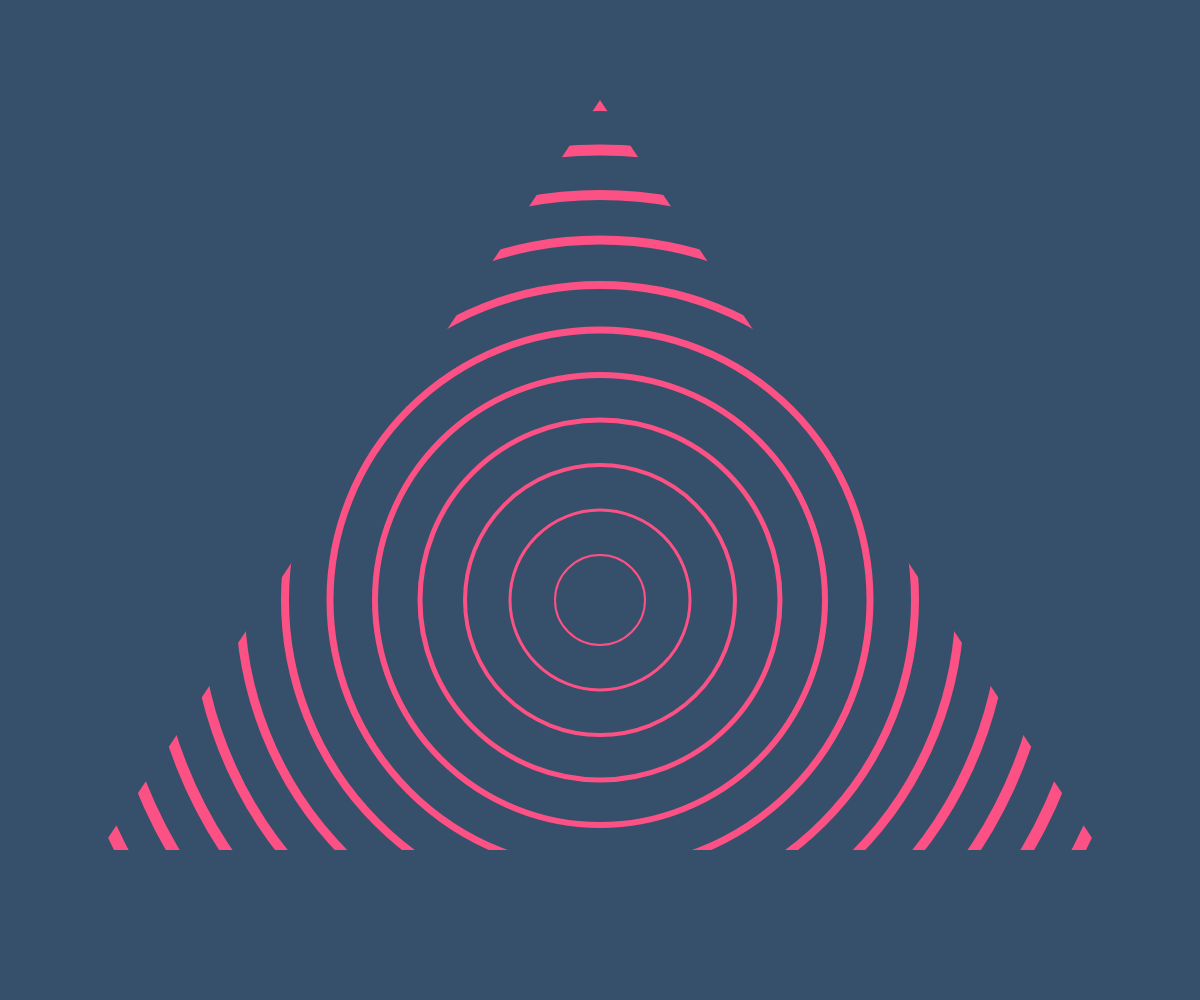
Frame 1 (no input)
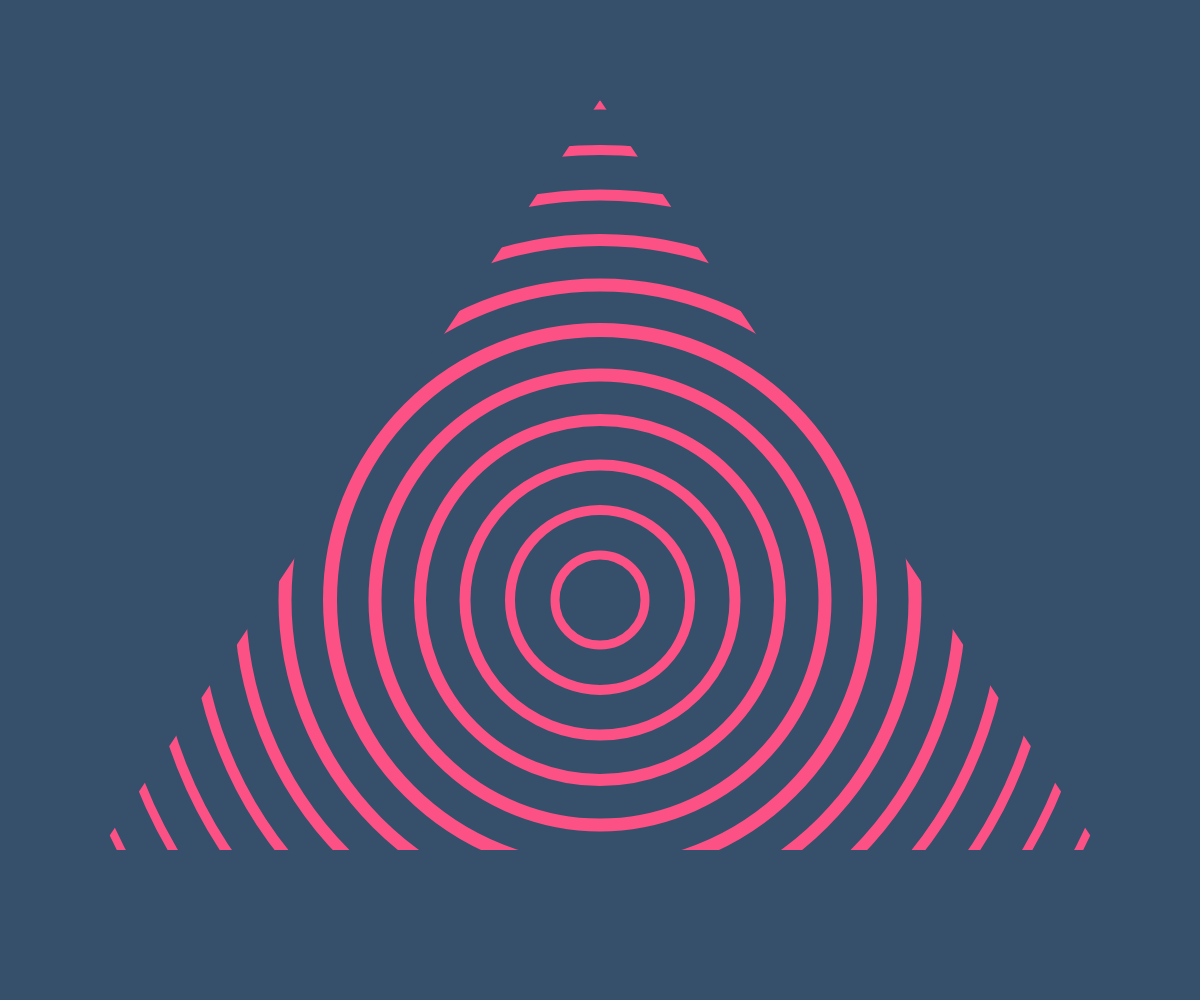
Frame 60 (no input)
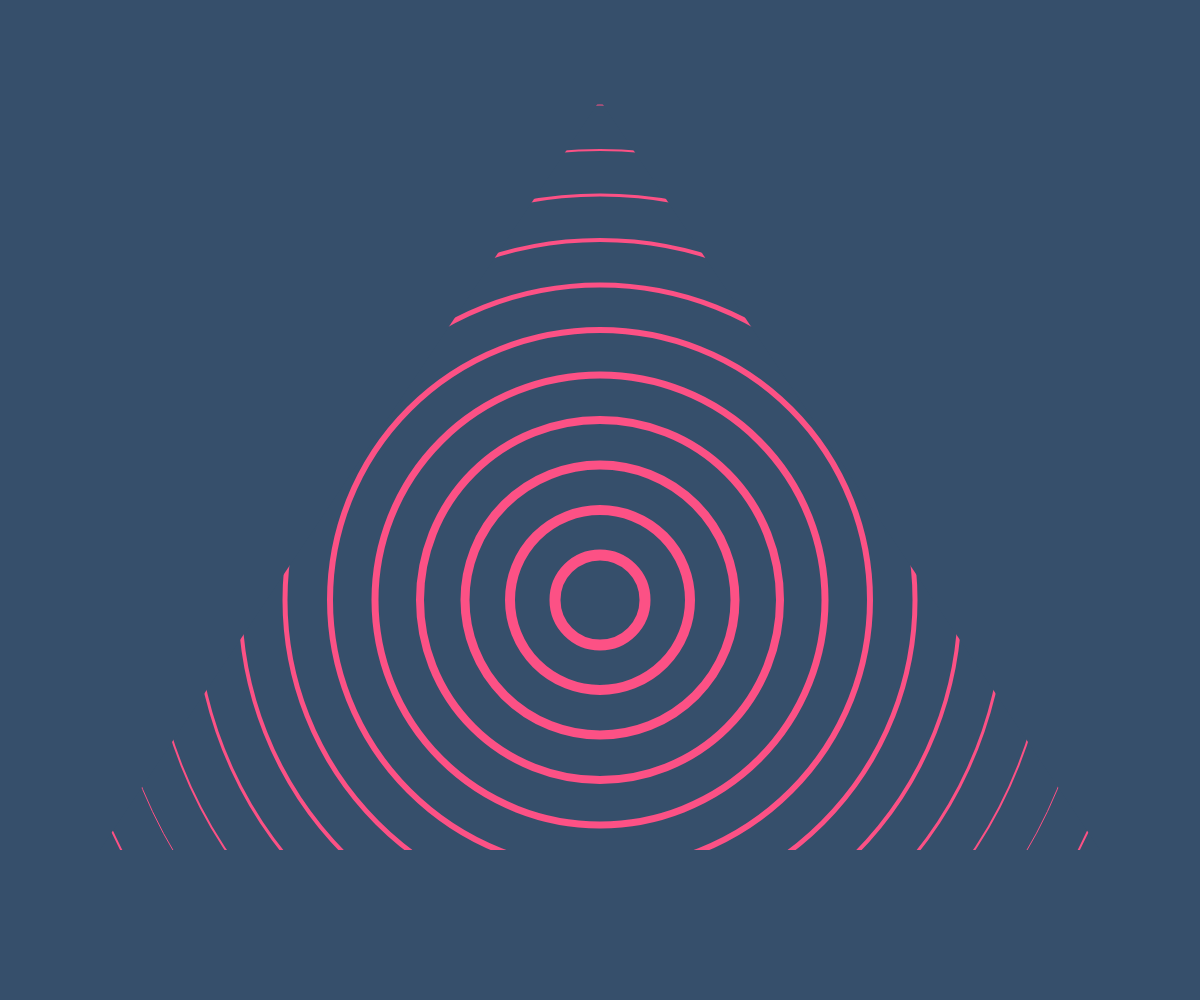
Frame 120 (the mouse pressed at the canvas centre since frame 60)

The p5.js sketch that drew these frames (run headless with seeded random() and noise() and a simulated clock; from frame 60 on, the mouse is pressed at the canvas centre):

// p5.js sketch
// ── sketch.js
let ellipses=[];
let colora='#364f6b',
colorb='#fc5185';
function setup() {
    createCanvas(windowWidth, windowHeight);
    for(let i=0;i<=20;i++)
    	ellipses.push(new ellipseStroke(i,i*min(height/10-10,width/10-10)));
}
function draw(){
	offsetY=100;
	offsetX=100
	translate(width/2,height/2+offsetY);
	    background(colora);
	for(let c of ellipses){
		c.update();
		c.show();
	}
	translate(-width/2,-height/2);
	noStroke();
	fill(colora);
	quad(offsetX,0,width-offsetX,0,width-offsetX,-offsetY,offsetX,-offsetY);
	quad(0,-offsetY,offsetX,-offsetY,offsetX,height,0,height);
	quad(width-offsetX,-offsetY,width,-offsetY,width,height,width-offsetX,height);
	triangle(offsetX,3*height/4,offsetX,0,width/2,0);
	triangle(width-offsetX,0,width-offsetX,3*height/4,width/2,0);
	quad(offsetX,3*height/4,width-offsetX,3*height/4,width-offsetX,height,offsetX,height);
}
class ellipseStroke{
	constructor(sw,r){
		this.sw=sw;//strokeWeight
		this.sign=1;
		this.r=r; //radius
	}
	update(){
		this.sw+=this.sign;
		if(this.sw>=min(height/75,width/75) || this.sw<=1)this.sign*=-1;
	}
	show(){
		stroke(colorb);
		noFill();
		strokeWeight(this.sw);
		ellipse(0,0,this.r);
	}
}
